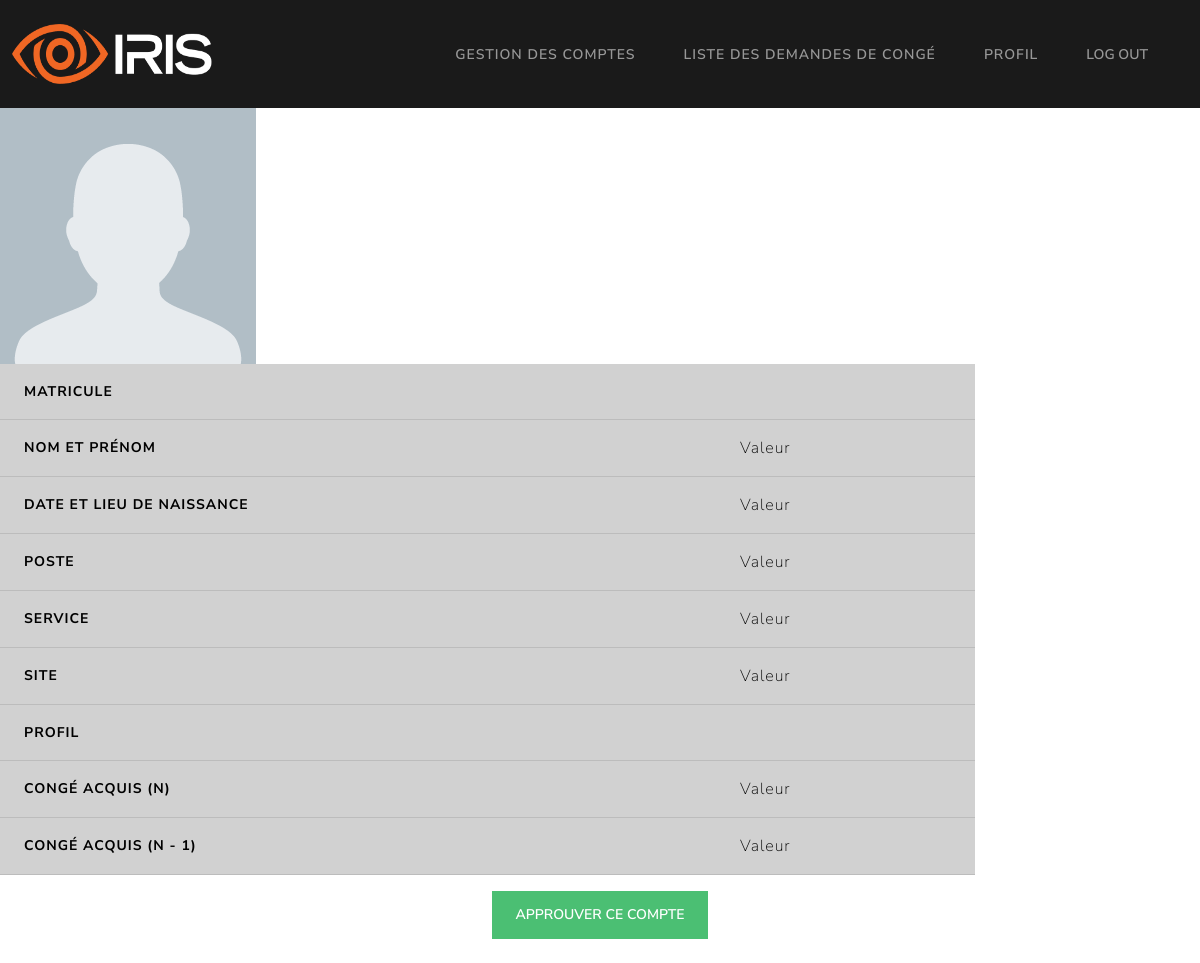
The app's page /GRH/demande_compte/4 (signed in), older data.
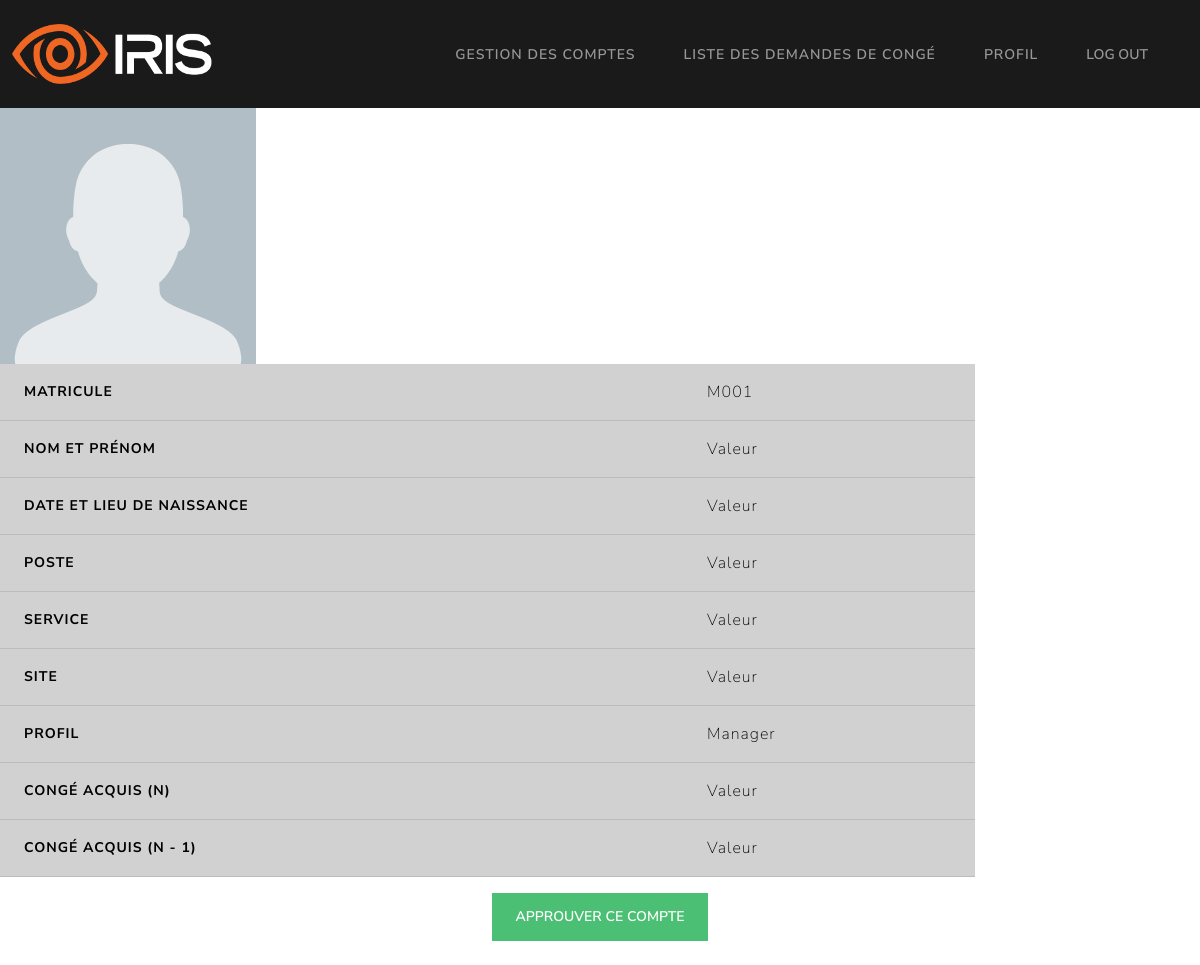
The same page, newer data.
### Models/models.py (models this page shows, shortened)
class userLoginCredentials(db.Model):
    id = db.Column(db.Integer, primary_key=True)
    matricule = db.Column(db.String, unique=True, nullable=False)
    hashed_password = db.Column(db.String, unique=False, nullable=False)
    role = db.Column(db.String, unique=False, nullable=False)
    account_confirmed = db.Column(db.Boolean, unique=False, nullable=False)

### middleware.py (the view)
    def check_GRH(*args, **kwargs):
        try:
            matricule = session['user']
            user = userLoginCredentials.query.filter_by(matricule=matricule).first()
            if (user.role != 'GRH'):
                if(user.role == 'Employé'):
                    return redirect("/Employé/home")
                return redirect("/manager/home")
        except:
            return redirect("/")
        return f(*args, **kwargs)

### Controllers/GRHController.py (called while the page is built)
def getPendingAccount(id):
    try:
        account = userLoginCredentials.query.filter_by(id=id).first()
        return render_template("/GRH/detailsCompte.html", user=account)
    except Exception as e:
        return render_template("/GRH/detailsCompte.html", error=str(e))

### app.py (called while the page is built)
@app.get("/GRH/demande_compte/<int:id>", endpoint="demande_compte")
@check_if_GRH
def demande_compte(id):
	return getPendingAccount(id)

### templates/GRH/detailsCompte.html (shortened to what this page needs)
{% extends '/GRH/base.html' %} {% block title %} Profil {% endblock %}
{% block content %}
<div>
  <img
    src="{{ url_for('static', filename='missing-profile-photo.png') }}"
    alt="Not found"
    onerror="this.src='static/missing-profile-photo.png';"
    style="float: left"
  />
</div>
<table class="table table-hover" style="line-height: 0.5">
  <tbody>
    <tr class="table-primary">
      <th scope="row">Matricule</th>
      <td>{{ user.matricule }}</td>
    </tr>
    <tr class="table-primary">
      <th scope="row">Nom et prénom</th>
      <td>Valeur</td>
    </tr>
    <tr class="table-primary">
      <th scope="row">Date et lieu de naissance</th>
      <td>Valeur</td>
    </tr>
    <tr class="table-primary">
      <th scope="row">Poste</th>
      <td>Valeur</td>
    </tr>
    <tr class="table-primary">
      <th scope="row">Service</th>
      <td>Valeur</td>
    </tr>
    <tr class="table-primary">
      <th scope="row">Site</th>
      <td>Valeur</td>
    </tr>
    <tr class="table-primary">
      <th scope="row">Profil</th>
      <td>{{ user.role }}</td>
    </tr>
    <tr class="table-primary">
      <th scope="row">Congé acquis (N)</th>
      <td>Valeur</td>
    </tr>
    <tr class="table-primary">
      <th scope="row">Congé acquis (N - 1)</th>
      <td>Valeur</td>
    </tr>
  </tbody>
</table>
<div style="text-align: center;">
  <form method="POST" action="demande_compte/{{ user.id }}/approuver">
    <button type="Submit" class="btn btn-success">Approuver ce compte</button>
  </form>
</div>
<br />
{% endblock %}

Row changes from the older to the newer data that the page shows:
added userLoginCredentials: matricule "M001", role "Manager"
